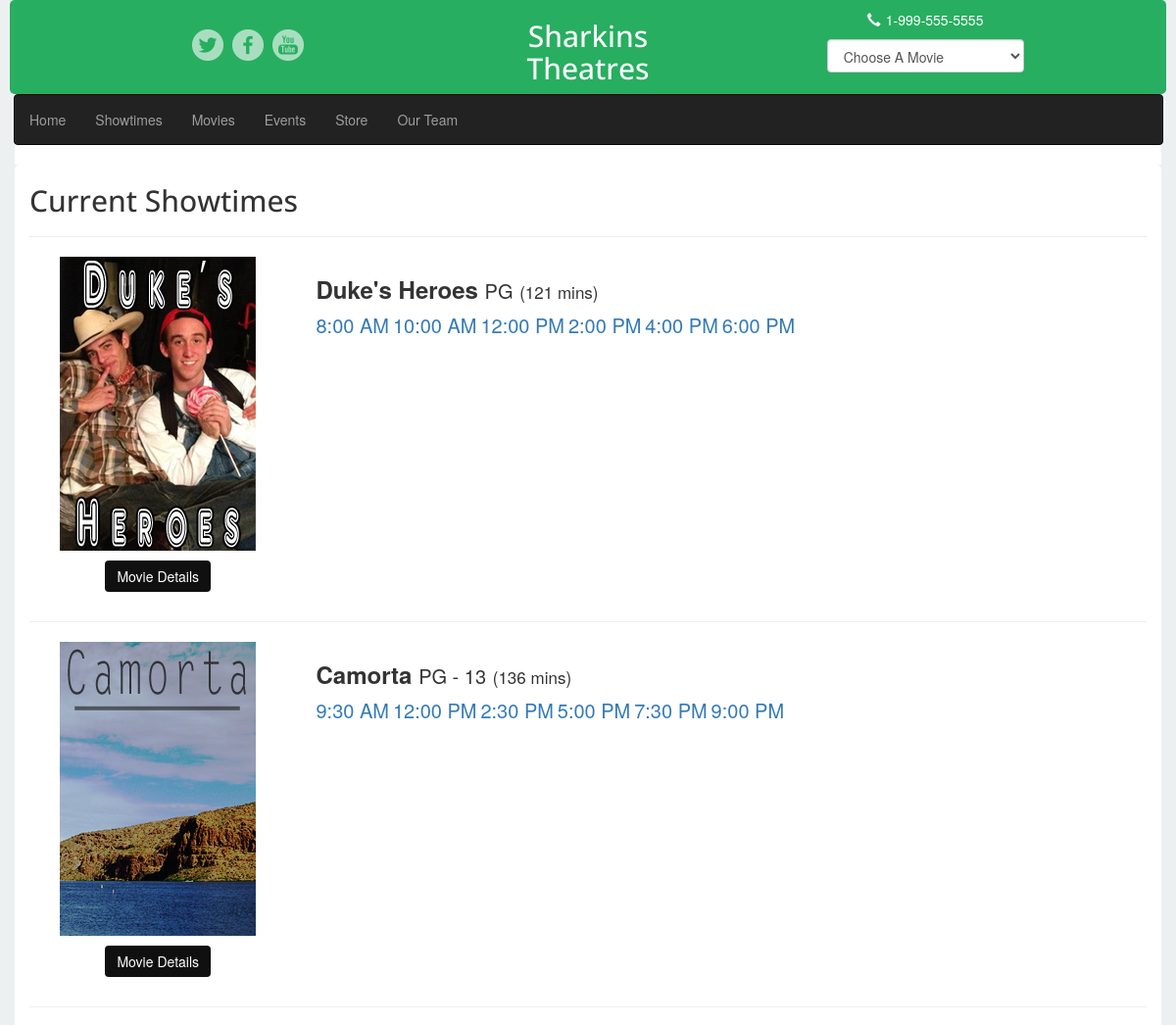
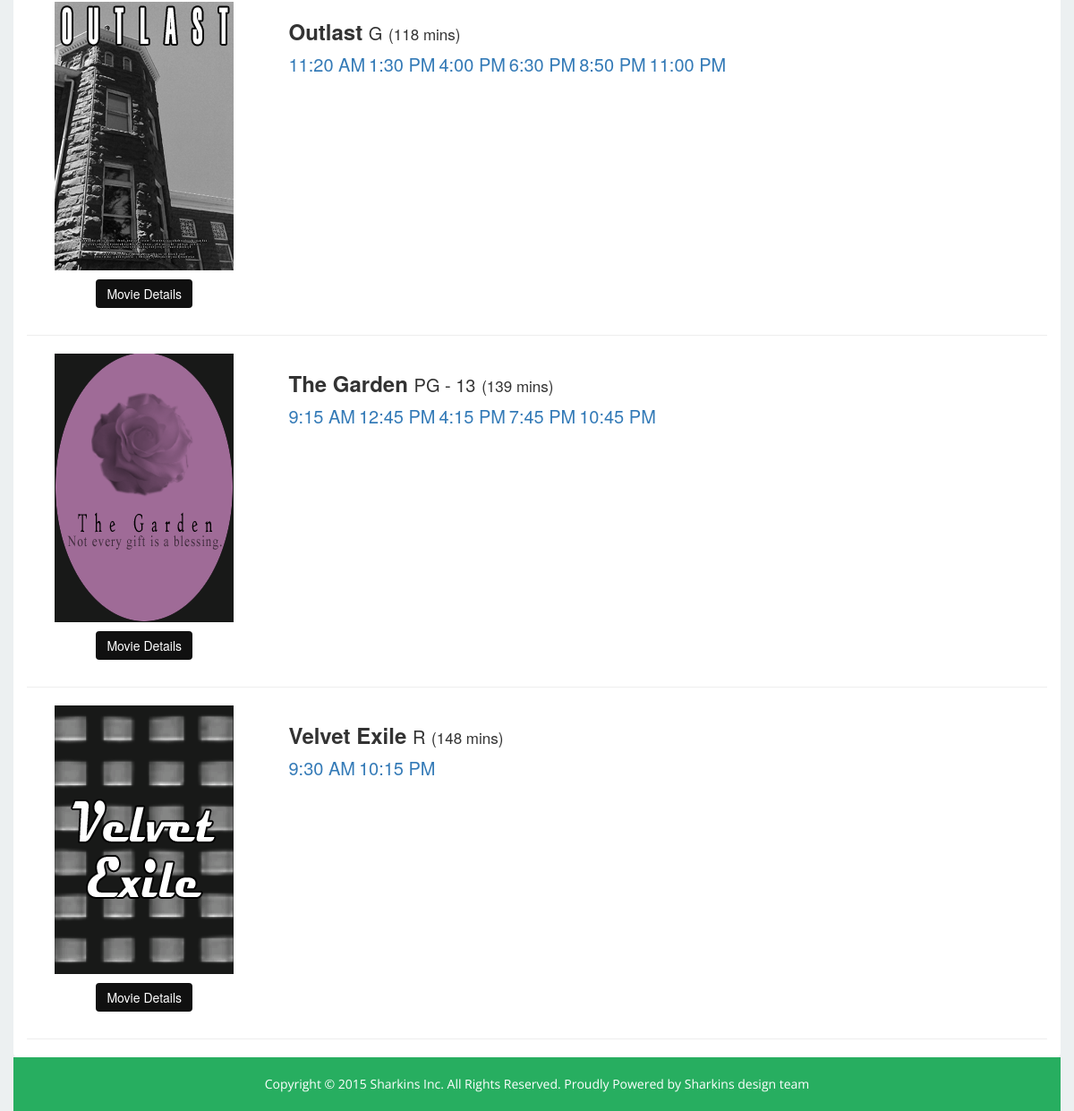
The page /showtimes on the database its author committed (2 pictures, top to bottom).
### theater_project/models.py (models this page shows)
class Info(models.Model):
    title = models.CharField(max_length = 200)
    description = models.CharField(max_length = 400)
    rating = models.CharField(max_length = 400)
    thumbnail = models.CharField(max_length = 400)
    duration = models.CharField(max_length = 400)

class Movie(models.Model):
    title = models.CharField(max_length = 200)
    time = models.CharField(max_length = 30)

### views.py (the view)
# urls.py: url(r'^showtimes', showtimes),
def showtimes(request):
    return render(request,'showtimes.html', {'all_movies': Info.objects.all(), 'all_times': Movie.objects.all()})

### templates/showtimes.html (shortened to what this page needs)
{% extends "base.html" %}
{% block content %}
    <div class="container" style="background:white; border-radius:5px;">
        <h2 style="font-family: 'Open Sans', sans-serif !important; ">Current Showtimes</h2>
        <hr/>
            {% for movie in all_movies %}
                <div class="row" style="margin-bottom:30px;">
                    <div class="col-md-3 text-center col-xs-12">
                        <img src="{{ STATIC_URL }}{{ movie.thumbnail }}" class="img-responsive center-block" alt=""/>
                        <a style="margin-top:10px; background:#101010 !important; border: #101010 !important;" class="btn-primary btn " href="/movies">Movie Details</a>
                    </div>
                    <div class="col-md-6 col-xs-12">
                        <h3 style="font-weight:800;">{{ movie.title }} <span style="font-weight:normal !important; font-size:20px;">{{ movie.rating}}</span> <span style="font-weight:normal !important; font-size:17px !important;">({{ movie.duration }} mins)</span></h3>
                        {% for info in all_times %}
                            {% if info.title == movie.title %}
                                <a href="#" style="font-size:20px;">{{ info.time }}</a>
                            {% endif %}
                        {% endfor %}
                    </div>
                </div>
                <hr/>
        {% endfor %}
    </div>
{% endblock %}

### rows shown on the page
Info: thumbnail (picture), title "Duke's Heroes", rating "PG", duration "121"
Movie: time "8:00 AM"
Movie: time "10:00 AM"
Movie: time "12:00 PM"
Movie: time "2:00 PM"
Movie: time "4:00 PM"
Movie: time "6:00 PM"
Info: thumbnail (picture), title "Camorta", rating "PG - 13", duration "136"
Movie: time "9:30 AM"
Movie: time "12:00 PM"
Movie: time "2:30 PM"
Movie: time "5:00 PM"
Movie: time "7:30 PM"
Movie: time "9:00 PM"
Info: thumbnail (picture), title "Outlast", rating "G", duration "118"
Movie: time "11:20 AM"
Movie: time "1:30 PM"
Movie: time "4:00 PM"
Movie: time "6:30 PM"
Movie: time "8:50 PM"
Movie: time "11:00 PM"
Info: thumbnail (picture), title "The Garden", rating "PG - 13", duration "139"
Movie: time "9:15 AM"
Movie: time "12:45 PM"
Movie: time "4:15 PM"
Movie: time "7:45 PM"
Movie: time "10:45 PM"
Info: thumbnail (picture), title "Velvet Exile", rating "R", duration "148"
Movie: time "9:30 AM"
Movie: time "10:15 PM"
